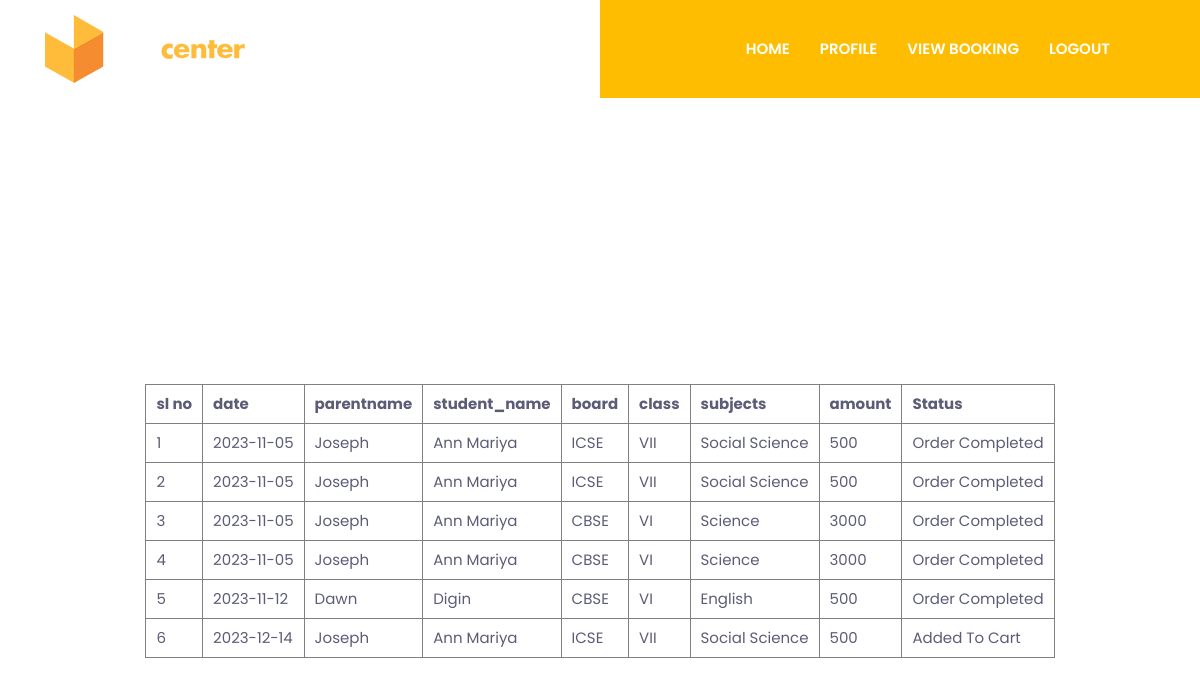
The app's page /project/Tutor/view_booking.php (signed in), older data.
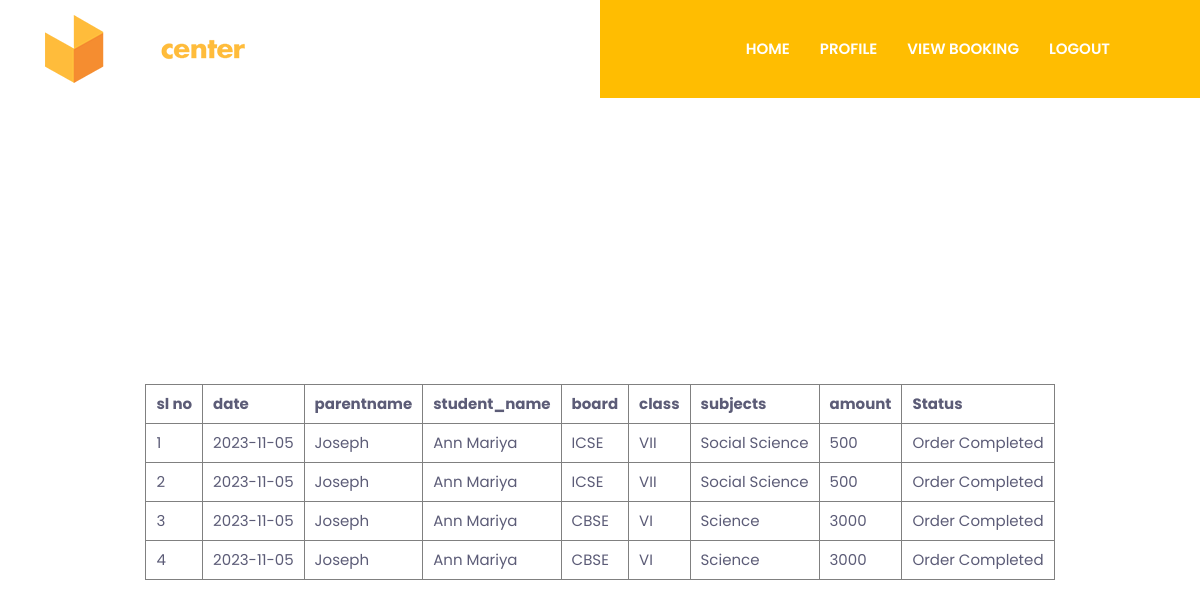
The same page, newer data.
### tables this page shows
CREATE TABLE `tbl_cart` (
  `cart_id` int(50) NOT NULL auto_increment,
  `tutorsubject_id` varchar(100) NOT NULL,
  `booking_id` varchar(100) NOT NULL,
  PRIMARY KEY  (`cart_id`)
);

CREATE TABLE `tbl_booking` (
  `booking_id` int(11) NOT NULL auto_increment,
  `booking_date` varchar(100) NOT NULL,
  `booking_status` varchar(100) NOT NULL,
  `payment_status` varchar(50) NOT NULL,
  `booking_amount` varchar(100) NOT NULL,
  `parent_id` int(11) NOT NULL,
  PRIMARY KEY  (`booking_id`)
);

CREATE TABLE `tbl_parent` (
  `parent_id` int(11) NOT NULL auto_increment,
  `parent_name` varchar(50) NOT NULL,
  `student_name` varchar(50) NOT NULL,
  `parent_contact` varchar(50) NOT NULL,
  `parent_email` varchar(50) NOT NULL,
  `student_photo` varchar(50) NOT NULL,
  `place_id` int(11) NOT NULL,
  `parent_pass` varchar(50) NOT NULL,
  PRIMARY KEY  (`parent_id`)
);

CREATE TABLE `tbl_board` (
  `board_id` int(11) NOT NULL auto_increment,
  `board_name` varchar(50) NOT NULL,
  PRIMARY KEY  (`board_id`)
);

CREATE TABLE `tbl_class` (
  `class_id` int(11) NOT NULL auto_increment,
  `class_name` varchar(50) NOT NULL,
  PRIMARY KEY  (`class_id`)
);

CREATE TABLE `tbl_subject` (
  `subject_id` int(11) NOT NULL auto_increment,
  `subject_name` varchar(50) NOT NULL,
  `class_id` int(11) NOT NULL,
  `board_id` int(11) NOT NULL,
  PRIMARY KEY  (`subject_id`)
);

CREATE TABLE `tbl_tutorsubjects` (
  `tutorsubject_id` int(11) NOT NULL auto_increment,
  `subject_id` varchar(100) NOT NULL,
  `tutor_id` int(11) NOT NULL,
  `subject_rate` varchar(50) NOT NULL,
  PRIMARY KEY  (`tutorsubject_id`)
);

### project/Tutor/view_booking.php (the view, shortened to what this page needs)
<?php
include("Header.php");
?>
<!DOCTYPE html PUBLIC "-//W3C//DTD XHTML 1.0 Transitional//EN" "http://www.w3.org/TR/xhtml1/DTD/xhtml1-transitional.dtd">
<html xmlns="http://www.w3.org/1999/xhtml">
<head>
</head>
<br><br><br><br><br><br><br><br><br><br><br><br><br>
<body style="background-image: url('../assets/Template/Main/images/tviewbooking.jpg'); background-size: cover; background-attachment: fixed;">
<table border="1" align="center" style="margin-top:150px;" cellpadding="10">
  <tr>
    <th>sl no</th>
    <th>date</th>
    <th>parentname</th>
    <th>student_name</th>
    <th>board</th>
    <th>class</th>
    <th>subjects</th>
    <th >amount</th>
    <th >Status</th>
  </tr>
 <?php
  $i=0;
	 $selQry="select * from tbl_cart c inner join tbl_booking b on b.booking_id=c.booking_id inner join tbl_tutorsubjects ts on ts.tutorsubject_id=c.tutorsubject_id inner join tbl_subject s on s.subject_id=ts.subject_id inner join tbl_class cl on cl.class_id=s.class_id inner join tbl_board bo on bo.board_id=s.board_id inner join tbl_parent p on p.parent_id=b.parent_id where ts.tutor_id='".$_SESSION["tid"]."'";
		 $data=mysql_query($selQry);
        while($row=mysql_fetch_array($data))
        {
		$i++;
		?>
  <tr>
    <td><?php echo $i ?></td>
    <td><?php echo $row["booking_date"];?></td>
    <td><?php echo $row["parent_name"]; ?></td>
    <td><?php echo $row["student_name"]; ?></td>
    <td><?php echo $row["board_name"]; ?></td>
    <td><?php echo $row["class_name"]; ?></td>
    <td><?php echo $row["subject_name"]; ?></td>
    <td><?php echo $row["subject_rate"]; ?></td>
  <td><?php
                    if($row["booking_status"]==1 && $row["payment_status"]==1)
                    {
                        echo "Order Completed";?>
                        <?php
                    }
                    else if($row["booking_status"]==1 && $row["payment_status"]==0)
                    {
                        echo "Booking Completed and Payment Not Completed";
                    }
                    else
                    {
                        echo "Added To Cart";
                    }
                    ?></td>
  </tr>
   <?php
	}
	?>
</table>
</body>
</html>

### project/Tutor/Header.php (shortened to what this page needs)
<!DOCTYPE html>
<html lang="zxx">
<head>
  <link rel="stylesheet" href="../assets/Template/Main/plugins/bootstrap/bootstrap.min.css">
  <link rel="stylesheet" href="../assets/Template/Main/plugins/slick/slick.css">
  <link rel="stylesheet" href="../assets/Template/Main/plugins/themify-icons/themify-icons.css">
  <link rel="stylesheet" href="../assets/Template/Main/plugins/animate/animate.css">
  <link rel="stylesheet" href="../assets/Template/Main/plugins/aos/aos.css">
  <link rel="stylesheet" href="../assets/Template/Main/plugins/venobox/venobox.css">
  <link href="../assets/Template/Main/css/style.css" rel="stylesheet">
  <link rel="stylesheet" href="../assets/form.css">
</head>
<body>
<header class="fixed-top header">
  <div class="navigation w-100">
    <div class="container">
      <nav class="navbar navbar-expand-lg navbar-light p-0">
        <a class="navbar-brand" href="homepagetutor.php"><img src="../assets/Template/Main/images/logo.png" alt="logo"></a>
        <div class="collapse navbar-collapse" id="navigation">
          <ul class="navbar-nav ml-auto text-center">
            <li class="nav-item ">
              <a class="nav-link" href="homepagetutor.php">Home</a>
            </li>
            <li class="nav-item @@about">
              <a class="nav-link" href="myprofile.php">Profile</a>
            </li>
            <li class="nav-item @@courses">
              <a class="nav-link" href="view_booking.php">View Booking</a>
            </li>
            <li class="nav-item @@events">
              <a class="nav-link" href="../Logout.php">Logout</a>
            </li>
          </ul>
        </div>
      </nav>
    </div>
  </div>
</header>

### project/assets/Template/Main/css/style.css (style rules this page uses)
body { line-height: 1.2; font-family: "Poppins", sans-serif; -webkit-font-smoothing: antialiased; font-size: 15px; color: #5c5c77; }
body { overflow-x: hidden; background-image: url('../assets/Template/Main/images/bg1.png'); }
ol, ul { list-style-type: none; margin: 0px; }
img { vertical-align: middle; border: 0; }
a { color: #ffbd01; }
a, a:hover, a:focus { text-decoration: none; }
a, button, select { cursor: pointer; transition: .2s ease; }
.navigation { background-image: linear-gradient(to right, transparent 50%, #ffbd01 50%); transition: .2s ease; }
.navbar-nav { padding-left: 50px; background:#ffbd01; }
.nav-item { margin: 0 15px; position: relative; }
.nav-item .nav-link { text-transform: uppercase; font-weight: 600; }
.nav-item::before { position: absolute; left: 0; bottom: 0; height: 6px; width: 100%; content: ""; background: #fff; -webkit-transform: scaleY(0); transform: scaleY(0); -webkit-transform-origin: top; transform-origin: top; transition: -webkit-transform .3s ease; transition: transform .3s ease; transition: transform .3s ease, -webkit-transform .3s ease; }
.navbar-light .navbar-nav .nav-link { color: #fff; }
.navbar-expand-lg .navbar-nav .nav-link { padding: 40px 0px; }

Row changes from the older to the newer data that the page shows:
removed tbl_cart: booking.booking_date "2023-11-12", tbl_parent.parent_name "Dawn", tbl_parent.student_name "Digin", tbl_board.board_name "CBSE", tbl_class.class_name "VI", tbl_subject.subject_name "English", tutorsubject.subject_rate "500", shows "Order Completed"
removed tbl_cart: booking.booking_date "2023-12-14", tbl_parent.parent_name "Joseph", tbl_parent.student_name "Ann Mariya", tbl_board.board_name "ICSE", tbl_class.class_name "VII", tbl_subject.subject_name "Social Science", tutorsubject.subject_rate "500", shows "Added To Cart"
